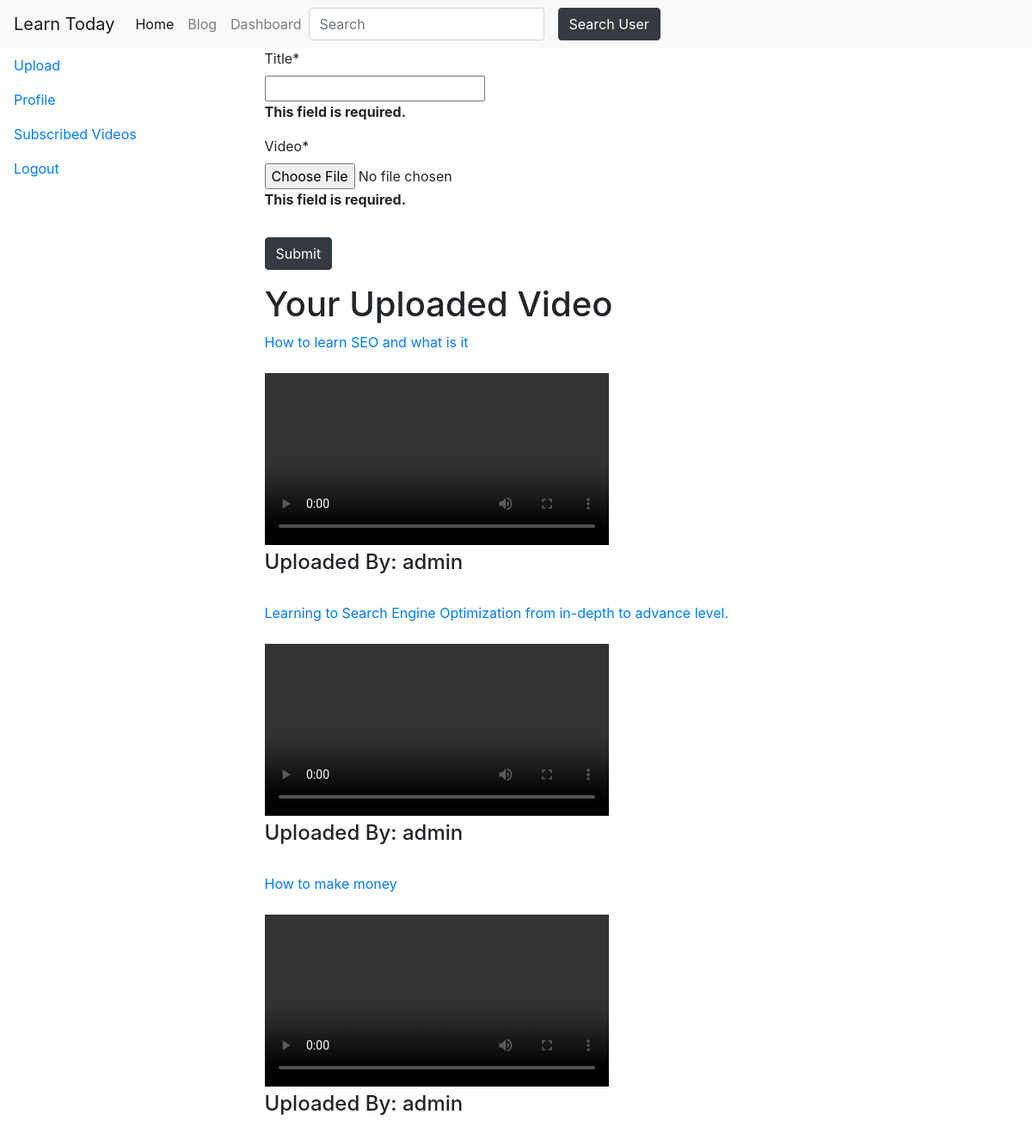
Page /OnlineCourse/upload/ (signed in) on the committed database.
### videos/models.py (models this page shows)
class video(models.Model):
    user = models.ForeignKey(User, on_delete=models.CASCADE,default=1)
    title = models.CharField(max_length=300,)
    video= models.FileField(upload_to='videos/', null=True)

### users/models.py (models this page shows)
class User(AbstractUser):
    bio = models.TextField(max_length=500, blank=True)
    location = models.CharField(max_length=30, blank=True)
    birth_date = models.DateField(null=True, blank=True)

### videos/views.py (the view)
# urls.py: path('upload/', views.upload_form, name='upload'),
def upload_form(request):
    form= VideoForm(request.POST , request.FILES )
    if form.is_valid():
        user = form.save(commit=False)
        user.user_id = request.user.id
        user.save()
        return redirect('upload')
    user_videos= video.objects.filter(user_id=request.user.id)
    context= {'user_videos':user_videos,
              'form': form
              }
    return render(request, 'videos/upload_form.html', context)

### videos/forms.py
class VideoForm(forms.ModelForm):
    class Meta:
        model= video
        fields= ["title", "video"]

### videos/templates/videos/upload_form.html (shortened to what this page needs)
{% extends 'users/dashboard.html' %}
{% load crispy_forms_tags %}
{% block dashbaord_content%}
    <form enctype="multipart/form-data" method="post">
        {{form | crispy}}
        <input class="btn btn-dark my-3" type="submit" />
        </form>
       <h1>Your Uploaded Video</h1>
        {% for video in user_videos %}
        <a href="{% url 'video_details' video.id %}" target="_blank">{{video.title}}</a>
        <br><br>
        <video width='400' controls>
        <source src='{{video.video.url}}' type='video/mp4'>
        </video>
        <br>
        <h4>Uploaded By: {{request.user}}</h4>
        <br>
        {% endfor %}
        {% endblock dashbaord_content%}

### rows in the picture
video: title "How to learn SEO and what is it"
User: user "admin"
video: title "Learning to Search Engine Optimization from in-depth to advance level."
video: title "How to make money"
